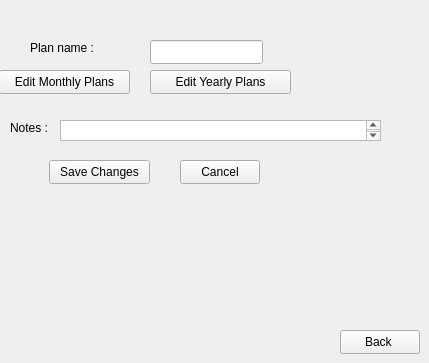
       <widget class="QWidget" name="page_edit_fixed">
        <widget class="QLabel" name="label_plan_name_fixed">
         <property name="geometry">
          <rect>
           <x>30</x>
           <y>40</y>
           <width>91</width>
           <height>16</height>
          </rect>
         </property>
         <property name="text">
          <string>Plan name :</string>
         </property>
        </widget>
        <widget class="QLineEdit" name="lineEdit_planName_fixed">
         <property name="geometry">
          <rect>
           <x>150</x>
           <y>40</y>
           <width>113</width>
           <height>24</height>
          </rect>
         </property>
        </widget>
        <widget class="QPushButton" name="editmonthly_button">
         <property name="geometry">
          <rect>
           <x>-1</x>
           <y>70</y>
           <width>131</width>
           <height>24</height>
          </rect>
         </property>
         <property name="text">
          <string>Edit Monthly Plans</string>
         </property>
        </widget>
        <widget class="QPushButton" name="edityearly_button">
         <property name="geometry">
          <rect>
           <x>150</x>
           <y>70</y>
           <width>141</width>
           <height>24</height>
          </rect>
         </property>
         <property name="text">
          <string>Edit Yearly Plans</string>
         </property>
        </widget>
        <widget class="QLabel" name="label_notes_fixed">
         <property name="geometry">
          <rect>
           <x>10</x>
           <y>120</y>
           <width>49</width>
           <height>16</height>
          </rect>
         </property>
         <property name="text">
          <string>Notes :</string>
         </property>
        </widget>
        <widget class="QTextEdit" name="textEdit_notes_fixed">
         <property name="geometry">
          <rect>
           <x>60</x>
           <y>120</y>
           <width>321</width>
           <height>21</height>
          </rect>
         </property>
        </widget>
        <widget class="QPushButton" name="pushButton_save_changes">
         <property name="geometry">
          <rect>
           <x>49</x>
           <y>160</y>
           <width>101</width>
           <height>24</height>
          </rect>
         </property>
         <property name="text">
          <string>Save Changes</string>
         </property>
        </widget>
        <widget class="QPushButton" name="pushButton_cancel_changes">
         <property name="geometry">
          <rect>
           <x>180</x>
           <y>160</y>
           <width>80</width>
           <height>24</height>
          </rect>
         </property>
         <property name="text">
          <string>Cancel</string>
         </property>
        </widget>
        <widget class="QPushButton" name="pushButton_backFromFixed">
         <property name="geometry">
          <rect>
           <x>340</x>
           <y>330</y>
           <width>80</width>
           <height>24</height>
          </rect>
         </property>
         <property name="text">
          <string>Back </string>
         </property>
        </widget>
        <widget class="QLabel" name="label_currentEditedPlanFixed">
         <property name="geometry">
          <rect>
           <x>30</x>
           <y>20</y>
           <width>221</width>
           <height>16</height>
          </rect>
         </property>
         <property name="text">
          <string/>
         </property>
        </widget>
       </widget>
